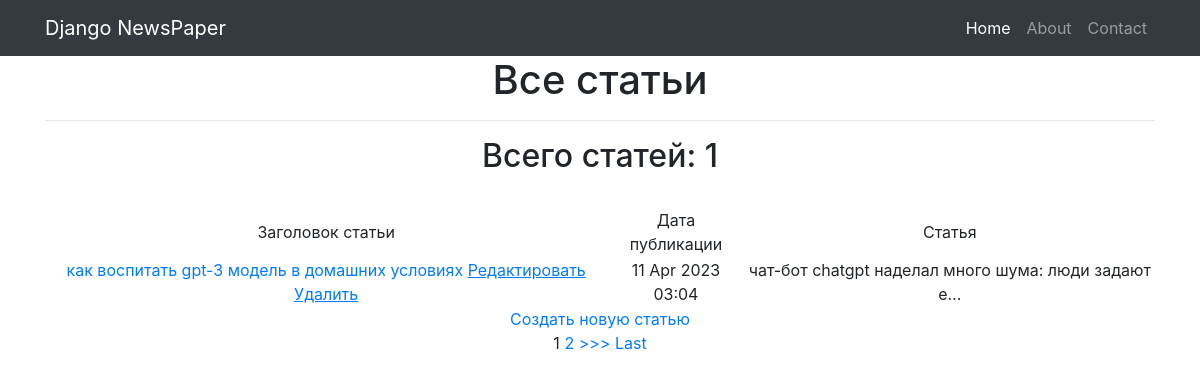
Page /news/ (signed in) on the committed database.
### news/models.py (models this page shows, shortened)
class Post(models.Model):
    author = models.ForeignKey(Author, on_delete=models.CASCADE)
    NEWS = 'NW'
    ARTICLE = 'AR'
    CATEGORY_CHOICES = (
        (NEWS, 'Новость'),
        (ARTICLE, 'Статаья'),
    )
    categoryType = models.CharField(max_length=2, choices=CATEGORY_CHOICES, default=ARTICLE)
    dateCreat = models.DateTimeField(auto_now_add=True)
    category = models.ManyToManyField(Category, through='PostCategory')
    title = models.CharField(max_length=128)
    text = models.TextField()
    rating = models.SmallIntegerField(default=0)

### news/views.py (the view, shortened to what this page needs)
# urls.py: path('', NewsList.as_view()), # т.к. сам по себе это класс, то нам надо представить этот класс в виде view. Для этого вызываем метод as_view
class NewsList(LoginRequiredMixin, ListView):
    model = Post  # указываем модель, объекты которой мы будем выводить
    template_name = 'news.html'  # указываем имя шаблона, в котором будет лежать HTML, в нём будут все инструкции о том, как именно пользователю должны вывестись наши объекты
    context_object_name = 'news'  # это имя списка, в котором будут лежать все объекты, его надо указать, чтобы обратиться к самому списку объектов через HTML-шаблон
    queryset = Post.objects.order_by('-dateCreat')
    paginate_by = 1 # постраничный вывод в один элемент
    form_class = PostForm  # добавляем форм класс, чтобы получать доступ к форме через метод POST
    def get_context_data(self, **kwargs):
        context = super().get_context_data(**kwargs)
        context['filter'] = NewsFilter(self.request.GET, queryset=self.get_queryset())
        context['form'] = PostForm()
        return context

### news/templatetags/censor_filters.py (called while the page is built)
@register.filter(name='censor') # регистрируем наш фильтр под именем censor, чтоб django понимал, что это именно фильтр, а не простая функция
def censor(testText):
    for word in bad_words:
        testText = testText.lower().replace(word.lower(), '***') # ищем в переданном тексте слова из списка bad_words и меняем их на ***
    return testText

### templates/news.html (shortened to what this page needs)
{% extends 'flatpages/default.html' %}
{% load censor_filters %}
{% block content %}
<h1>Все статьи</h1>
<hr>
    {% if news %}
        <h2> Всего статей: {{ news|length}} </h2>
        <br>
        <table>
            <tr>
                <td>
                    Заголовок статьи
                </td>
                <td>
                    Дата публикации
                </td>
                <td>
                    Статья
                </td>
            </tr>
        {% for new in news %}
            <tr>
                <td>
                    <a href="{% url 'detail_post' new.id %}">{{ new.title|censor }}</a>
                    <a href="{% url 'edit_post' new.id %}"><u>Редактировать</u></a>
                    <a href="{% url 'delete_post' new.id %}"><u> Удалить </u></a>
                </td>
                <td>
                    {{ new.dateCreat|date:'d M Y h:m' }}
                </td>
                <td>
                    {{ new.text|censor|truncatechars:50 }}
                </td>
            </tr>
        {% endfor %}
        </table>
    {% else %}
        <h2> Статей нет!</h2>
    {% endif %}
    <a href="{% url 'add_post' %}">Создать новую статью</a> <br>
    {% if is_paginated %}
        {% for num in page_obj.paginator.page_range %}
            {% if page_obj.number == num %}
                <a>{{ num }}</a>
            {% elif num > page_obj.number|add:'-2' and num < page_obj.number|add:'2' %}
                <a href="?page={{ num }}">{{ num }}</a>
            {% endif %}
        {% endfor %}
        {% if page_obj.has_next %}
            <a href="?page={{ page_obj.next_page_number }}">>>></a>
            <a href="?page={{ page_obj.paginator.num_pages }}">Last</a>
        {% endif %}
{% endif %}
{% endblock content %}

### rows in the picture
Post: title|censor "как воспитать gpt-3 модель в домашних условиях", dateCreat "11 Apr 2023 03:04", text|censor "чат-бот chatgpt наделал много шума: люди задают е…"

### other values in the picture
{{ news|length }} "1"
{{ num }} "1"
{{ num }} "2"
